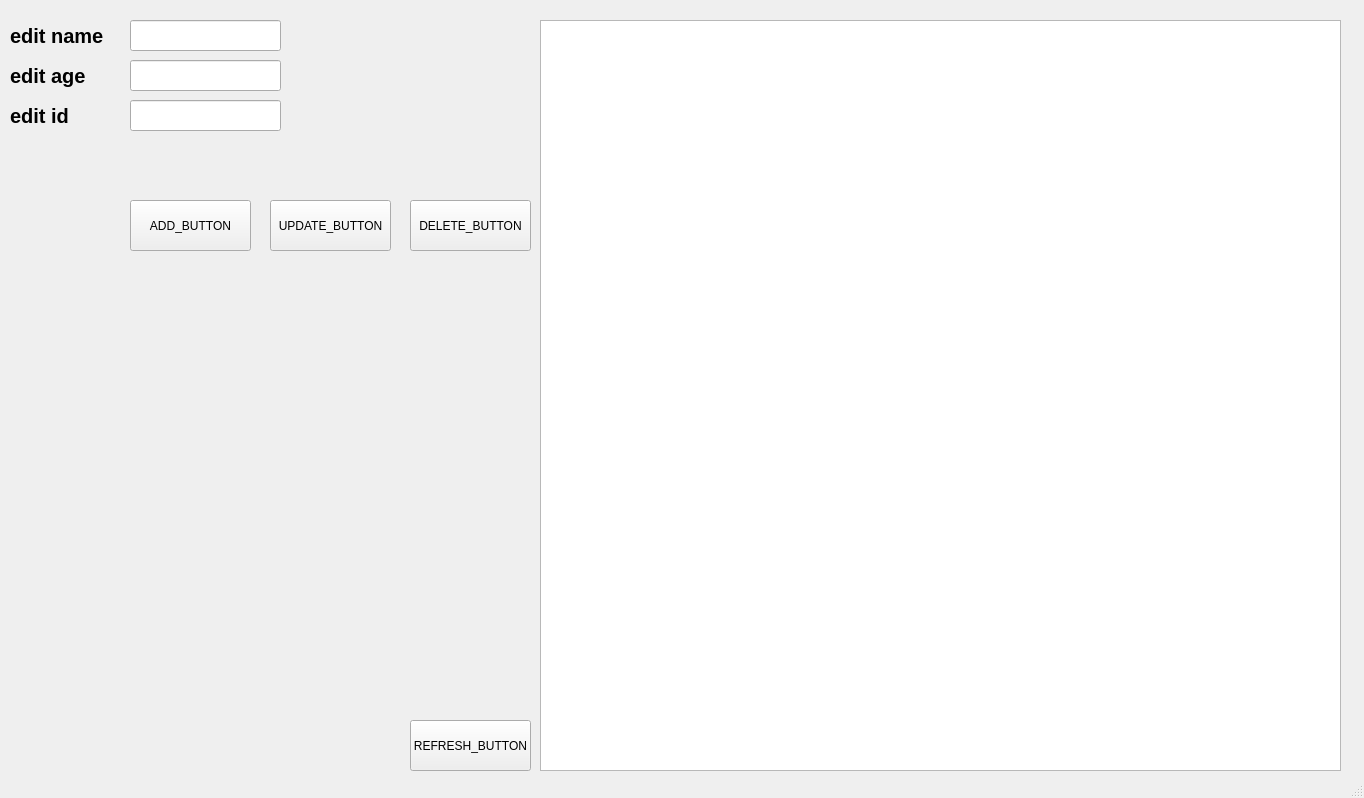
<?xml version="1.0" encoding="UTF-8"?>
<ui version="4.0">
 <class>MainWindow</class>
 <widget class="QMainWindow" name="MainWindow">
  <property name="geometry">
   <rect>
    <x>0</x>
    <y>0</y>
    <width>1364</width>
    <height>798</height>
   </rect>
  </property>
  <property name="windowTitle">
   <string>MainWindow</string>
  </property>
  <widget class="QWidget" name="centralwidget">
   <widget class="QTableView" name="user_table">
    <property name="geometry">
     <rect>
      <x>540</x>
      <y>20</y>
      <width>801</width>
      <height>751</height>
     </rect>
    </property>
   </widget>
   <widget class="QLineEdit" name="name_edit">
    <property name="geometry">
     <rect>
      <x>130</x>
      <y>20</y>
      <width>151</width>
      <height>31</height>
     </rect>
    </property>
    <property name="text">
     <string/>
    </property>
   </widget>
   <widget class="QLineEdit" name="age_edit">
    <property name="geometry">
     <rect>
      <x>130</x>
      <y>60</y>
      <width>151</width>
      <height>31</height>
     </rect>
    </property>
    <property name="text">
     <string/>
    </property>
   </widget>
   <widget class="QLineEdit" name="id_edit">
    <property name="geometry">
     <rect>
      <x>130</x>
      <y>100</y>
      <width>151</width>
      <height>31</height>
     </rect>
    </property>
    <property name="text">
     <string/>
    </property>
   </widget>
   <widget class="QLabel" name="label">
    <property name="geometry">
     <rect>
      <x>10</x>
      <y>20</y>
      <width>101</width>
      <height>31</height>
     </rect>
    </property>
    <property name="font">
     <font>
      <pointsize>15</pointsize>
      <weight>75</weight>
      <bold>true</bold>
     </font>
    </property>
    <property name="text">
     <string>edit name</string>
    </property>
   </widget>
   <widget class="QLabel" name="label_2">
    <property name="geometry">
     <rect>
      <x>10</x>
      <y>60</y>
      <width>101</width>
      <height>31</height>
     </rect>
    </property>
    <property name="font">
     <font>
      <pointsize>15</pointsize>
      <weight>75</weight>
      <bold>true</bold>
     </font>
    </property>
    <property name="text">
     <string>edit age</string>
    </property>
   </widget>
   <widget class="QLabel" name="label_3">
    <property name="geometry">
     <rect>
      <x>10</x>
      <y>100</y>
      <width>101</width>
      <height>31</height>
     </rect>
    </property>
    <property name="font">
     <font>
      <pointsize>15</pointsize>
      <weight>75</weight>
      <bold>true</bold>
     </font>
    </property>
    <property name="text">
     <string>edit id</string>
    </property>
   </widget>
   <widget class="QPushButton" name="add_button">
    <property name="geometry">
     <rect>
      <x>130</x>
      <y>200</y>
      <width>121</width>
      <height>51</height>
     </rect>
    </property>
    <property name="text">
     <string>ADD_BUTTON</string>
    </property>
   </widget>
   <widget class="QPushButton" name="update_button">
    <property name="geometry">
     <rect>
      <x>270</x>
      <y>200</y>
      <width>121</width>
      <height>51</height>
     </rect>
    </property>
    <property name="text">
     <string>UPDATE_BUTTON</string>
    </property>
   </widget>
   <widget class="QPushButton" name="delete_button">
    <property name="geometry">
     <rect>
      <x>410</x>
      <y>200</y>
      <width>121</width>
      <height>51</height>
     </rect>
    </property>
    <property name="text">
     <string>DELETE_BUTTON</string>
    </property>
   </widget>
   <widget class="QPushButton" name="refresh_button">
    <property name="geometry">
     <rect>
      <x>410</x>
      <y>720</y>
      <width>121</width>
      <height>51</height>
     </rect>
    </property>
    <property name="text">
     <string>REFRESH_BUTTON</string>
    </property>
   </widget>
  </widget>
  <widget class="QStatusBar" name="statusbar"/>
 </widget>
 <resources/>
 <connections/>
</ui>
